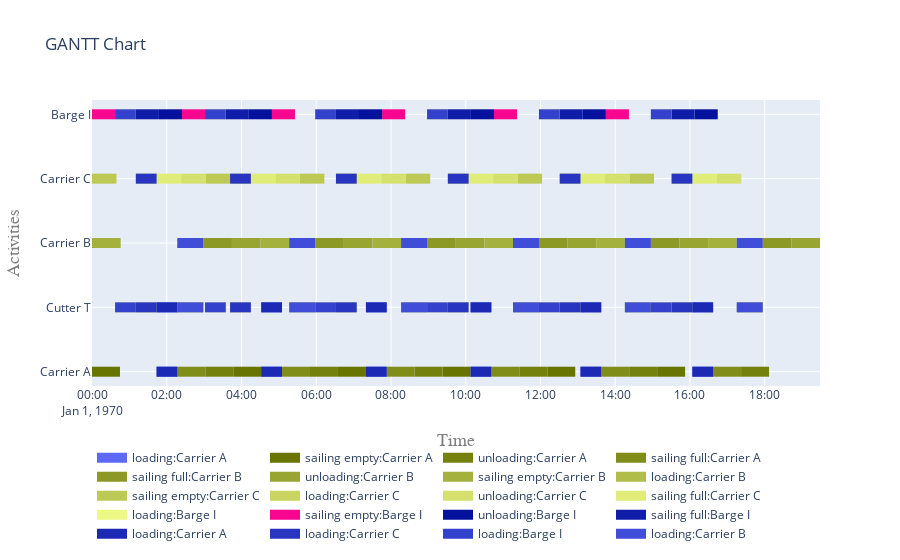

Source (notebook cell):
### Code cell
# activities per vessel

fig = get_gantt_chart(vessels, id_map=activities)

### Figure 1 — Plotly figure (JSON) as saved in the notebook; plotly's stock layout.template omitted (floating-point values rounded to 4 significant figures)
{"data": [{"connectgaps": false, "hoverinfo": "y+name", "line": {"color": "rgb(92,105,244)", "width": 10}, "mode": "lines", "name": "loading:Carrier A", "type": "scatter", "x": ["1970-01-01T01:43:42", "1970-01-01T01:43:42", "1970-01-01T02:17:02", "1970-01-01T02:17:02", "1970-01-01T02:17:02", "1970-01-01T04:31:44", "1970-01-01T04:31:44", "1970-01-01T05:05:04", "1970-01-01T05:05:04", "1970-01-01T05:05:04", "1970-01-01T07:19:46", "1970-01-01T07:19:46", "1970-01-01T07:53:06", "1970-01-01T07:53:06", "1970-01-01T07:53:06", "1970-01-01T10:07:48", "1970-01-01T10:07:48", "1970-01-01T10:41:08", "1970-01-01T10:41:08", "1970-01-01T10:41:08", "1970-01-01T13:04:13", "1970-01-01T13:04:13", "1970-01-01T13:37:33", "1970-01-01T13:37:33", "1970-01-01T13:37:33", "1970-01-01T16:03:50", "1970-01-01T16:03:50", "1970-01-01T16:37:10", "1970-01-01T16:37:10", "1970-01-01T16:37:10", "1970-01-01T01:43:42", "1970-01-01T01:43:42", "1970-01-01T02:17:02", "1970-01-01T02:17:02", "1970-01-01T02:17:02", "1970-01-01T04:31:44", "1970-01-01T04:31:44", "1970-01-01T05:05:04", "1970-01-01T05:05:04", "1970-01-01T05:05:04", "1970-01-01T07:19:46", "1970-01-01T07:19:46", "1970-01-01T07:53:06", "1970-01-01T07:53:06", "1970-01-01T07:53:06", "1970-01-01T10:07:48", "1970-01-01T10:07:48", "1970-01-01T10:41:08", "1970-01-01T10:41:08", "1970-01-01T10:41:08", "1970-01-01T13:04:13", "1970-01-01T13:04:13", "1970-01-01T13:37:33", "1970-01-01T13:37:33", "1970-01-01T13:37:33", "1970-01-01T16:03:50", "1970-01-01T16:03:50", "1970-01-01T16:37:10", "1970-01-01T16:37:10", "1970-01-01T16:37:10"], "y": ["Carrier A", "Carrier A", "Carrier A", "Carrier A", null, "Carrier A", "Carrier A", "Carrier A", "Carrier A", null, "Carrier A", "Carrier A", "Carrier A", "Carrier A", null, "Carrier A", "Carrier A", "Carrier A", "Carrier A", null, "Carrier A", "Carrier A", "Carrier A", "Carrier A", null, "Carrier A", "Carrier A", "Carrier A", "Carrier A", null, "Cutter T", "Cutter T", "Cutter T", "Cutter T", null, "Cutter T", "Cutter T", "Cutter T", "Cutter T", null, "Cutter T", "Cutter T", "Cutter T", "Cutter T", null, "Cutter T", "Cutter T", "Cutter T", "Cutter T", null, "Cutter T", "Cutter T", "Cutter T", "Cutter T", null, "Cutter T", "Cutter T", "Cutter T", "Cutter T", null]}, {"connectgaps": false, "hoverinfo": "y+name", "line": {"color": "rgb(104,117,0)", "width": 10}, "mode": "lines", "name": "sailing empty:Carrier A", "type": "scatter", "x": ["1970-01-01T00:00:00", "1970-01-01T00:00:00", "1970-01-01T00:44:54", "1970-01-01T00:44:54", "1970-01-01T00:44:54", "1970-01-01T03:46:50", "1970-01-01T03:46:50", "1970-01-01T04:31:44", "1970-01-01T04:31:44", "1970-01-01T04:31:44", "1970-01-01T06:34:52", "1970-01-01T06:34:52", "1970-01-01T07:19:46", "1970-01-01T07:19:46", "1970-01-01T07:19:46", "1970-01-01T09:22:54", "1970-01-01T09:22:54", "1970-01-01T10:07:48", "1970-01-01T10:07:48", "1970-01-01T10:07:48", "1970-01-01T12:10:56", "1970-01-01T12:10:56", "1970-01-01T12:55:50", "1970-01-01T12:55:50", "1970-01-01T12:55:50", "1970-01-01T15:07:21", "1970-01-01T15:07:21", "1970-01-01T15:52:15", "1970-01-01T15:52:15", "1970-01-01T15:52:15"], "y": ["Carrier A", "Carrier A", "Carrier A", "Carrier A", null, "Carrier A", "Carrier A", "Carrier A", "Carrier A", null, "Carrier A", "Carrier A", "Carrier A", "Carrier A", null, "Carrier A", "Carrier A", "Carrier A", "Carrier A", null, "Carrier A", "Carrier A", "Carrier A", "Carrier A", null, "Carrier A", "Carrier A", "Carrier A", "Carrier A", null]}, {"connectgaps": false, "hoverinfo": "y+name", "line": {"color": "rgb(116,129,12)", "width": 10}, "mode": "lines", "name": "unloading:Carrier A", "type": "scatter", "x": ["1970-01-01T03:01:56", "1970-01-01T03:01:56", "1970-01-01T03:46:50", "1970-01-01T03:46:50", "1970-01-01T03:46:50", "1970-01-01T05:49:58", "1970-01-01T05:49:58", "1970-01-01T06:34:52", "1970-01-01T06:34:52", "1970-01-01T06:34:52", "1970-01-01T08:38:00", "1970-01-01T08:38:00", "1970-01-01T09:22:54", "1970-01-01T09:22:54", "1970-01-01T09:22:54", "1970-01-01T11:26:02", "1970-01-01T11:26:02", "1970-01-01T12:10:56", "1970-01-01T12:10:56", "1970-01-01T12:10:56", "1970-01-01T14:22:27", "1970-01-01T14:22:27", "1970-01-01T15:07:21", "1970-01-01T15:07:21", "1970-01-01T15:07:21", "1970-01-01T17:22:04", "1970-01-01T17:22:04", "1970-01-01T18:06:58", "1970-01-01T18:06:58", "1970-01-01T18:06:58"], "y": ["Carrier A", "Carrier A", "Carrier A", "Carrier A", null, "Carrier A", "Carrier A", "Carrier A", "Carrier A", null, "Carrier A", "Carrier A", "Carrier A", "Carrier A", null, "Carrier A", "Carrier A", "Carrier A", "Carrier A", null, "Carrier A", "Carrier A", "Carrier A", "Carrier A", null, "Carrier A", "Carrier A", "Carrier A", "Carrier A", null]}, {"connectgaps": false, "hoverinfo": "y+name", "line": {"color": "rgb(128,141,24)", "width": 10}, "mode": "lines", "name": "sailing full:Carrier A", "type": "scatter", "x": ["1970-01-01T02:17:02", "1970-01-01T02:17:02", "1970-01-01T03:01:56", "1970-01-01T03:01:56", "1970-01-01T03:01:56", "1970-01-01T05:05:04", "1970-01-01T05:05:04", "1970-01-01T05:49:58", "1970-01-01T05:49:58", "1970-01-01T05:49:58", "1970-01-01T07:53:06", "1970-01-01T07:53:06", "1970-01-01T08:38:00", "1970-01-01T08:38:00", "1970-01-01T08:38:00", "1970-01-01T10:41:08", "1970-01-01T10:41:08", "1970-01-01T11:26:02", "1970-01-01T11:26:02", "1970-01-01T11:26:02", "1970-01-01T13:37:33", "1970-01-01T13:37:33", "1970-01-01T14:22:27", "1970-01-01T14:22:27", "1970-01-01T14:22:27", "1970-01-01T16:37:10", "1970-01-01T16:37:10", "1970-01-01T17:22:04", "1970-01-01T17:22:04", "1970-01-01T17:22:04"], "y": ["Carrier A", "Carrier A", "Carrier A", "Carrier A", null, "Carrier A", "Carrier A", "Carrier A", "Carrier A", null, "Carrier A", "Carrier A", "Carrier A", "Carrier A", null, "Carrier A", "Carrier A", "Carrier A", "Carrier A", null, "Carrier A", "Carrier A", "Carrier A", "Carrier A", null, "Carrier A", "Carrier A", "Carrier A", "Carrier A", null]}, {"connectgaps": false, "hoverinfo": "y+name", "line": {"color": "rgb(140,153,36)", "width": 10}, "mode": "lines", "name": "sailing full:Carrier B", "type": "scatter", "x": ["1970-01-01T02:58:42", "1970-01-01T02:58:42", "1970-01-01T03:44:41", "1970-01-01T03:44:41", "1970-01-01T03:44:41", "1970-01-01T05:58:19", "1970-01-01T05:58:19", "1970-01-01T06:44:18", "1970-01-01T06:44:18", "1970-01-01T06:44:18", "1970-01-01T08:57:56", "1970-01-01T08:57:56", "1970-01-01T09:43:55", "1970-01-01T09:43:55", "1970-01-01T09:43:55", "1970-01-01T11:57:33", "1970-01-01T11:57:33", "1970-01-01T12:43:32", "1970-01-01T12:43:32", "1970-01-01T12:43:32", "1970-01-01T14:57:10", "1970-01-01T14:57:10", "1970-01-01T15:43:09", "1970-01-01T15:43:09", "1970-01-01T15:43:09", "1970-01-01T17:56:47", "1970-01-01T17:56:47", "1970-01-01T18:42:46", "1970-01-01T18:42:46", "1970-01-01T18:42:46"], "y": ["Carrier B", "Carrier B", "Carrier B", "Carrier B", null, "Carrier B", "Carrier B", "Carrier B", "Carrier B", null, "Carrier B", "Carrier B", "Carrier B", "Carrier B", null, "Carrier B", "Carrier B", "Carrier B", "Carrier B", null, "Carrier B", "Carrier B", "Carrier B", "Carrier B", null, "Carrier B", "Carrier B", "Carrier B", "Carrier B", null]}, {"connectgaps": false, "hoverinfo": "y+name", "line": {"color": "rgb(152,165,48)", "width": 10}, "mode": "lines", "name": "unloading:Carrier B", "type": "scatter", "x": ["1970-01-01T03:44:41", "1970-01-01T03:44:41", "1970-01-01T04:30:40", "1970-01-01T04:30:40", "1970-01-01T04:30:40", "1970-01-01T06:44:18", "1970-01-01T06:44:18", "1970-01-01T07:30:17", "1970-01-01T07:30:17", "1970-01-01T07:30:17", "1970-01-01T09:43:55", "1970-01-01T09:43:55", "1970-01-01T10:29:54", "1970-01-01T10:29:54", "1970-01-01T10:29:54", "1970-01-01T12:43:32", "1970-01-01T12:43:32", "1970-01-01T13:29:31", "1970-01-01T13:29:31", "1970-01-01T13:29:31", "1970-01-01T15:43:09", "1970-01-01T15:43:09", "1970-01-01T16:29:08", "1970-01-01T16:29:08", "1970-01-01T16:29:08", "1970-01-01T18:42:46", "1970-01-01T18:42:46", "1970-01-01T19:28:45", "1970-01-01T19:28:45", "1970-01-01T19:28:45"], "y": ["Carrier B", "Carrier B", "Carrier B", "Carrier B", null, "Carrier B", "Carrier B", "Carrier B", "Carrier B", null, "Carrier B", "Carrier B", "Carrier B", "Carrier B", null, "Carrier B", "Carrier B", "Carrier B", "Carrier B", null, "Carrier B", "Carrier B", "Carrier B", "Carrier B", null, "Carrier B", "Carrier B", "Carrier B", "Carrier B", null]}, {"connectgaps": false, "hoverinfo": "y+name", "line": {"color": "rgb(164,177,60)", "width": 10}, "mode": "lines", "name": "sailing empty:Carrier B", "type": "scatter", "x": ["1970-01-01T00:00:00", "1970-01-01T00:00:00", "1970-01-01T00:45:59", "1970-01-01T00:45:59", "1970-01-01T00:45:59", "1970-01-01T04:30:40", "1970-01-01T04:30:40", "1970-01-01T05:16:39", "1970-01-01T05:16:39", "1970-01-01T05:16:39", "1970-01-01T07:30:17", "1970-01-01T07:30:17", "1970-01-01T08:16:16", "1970-01-01T08:16:16", "1970-01-01T08:16:16", "1970-01-01T10:29:54", "1970-01-01T10:29:54", "1970-01-01T11:15:53", "1970-01-01T11:15:53", "1970-01-01T11:15:53", "1970-01-01T13:29:31", "1970-01-01T13:29:31", "1970-01-01T14:15:30", "1970-01-01T14:15:30", "1970-01-01T14:15:30", "1970-01-01T16:29:08", "1970-01-01T16:29:08", "1970-01-01T17:15:07", "1970-01-01T17:15:07", "1970-01-01T17:15:07"], "y": ["Carrier B", "Carrier B", "Carrier B", "Carrier B", null, "Carrier B", "Carrier B", "Carrier B", "Carrier B", null, "Carrier B", "Carrier B", "Carrier B", "Carrier B", null, "Carrier B", "Carrier B", "Carrier B", "Carrier B", null, "Carrier B", "Carrier B", "Carrier B", "Carrier B", null, "Carrier B", "Carrier B", "Carrier B", "Carrier B", null]}, {"connectgaps": false, "hoverinfo": "y+name", "line": {"color": "rgb(176,189,72)", "width": 10}, "mode": "lines", "name": "loading:Carrier B", "type": "scatter", "x": ["1970-01-01T02:17:02", "1970-01-01T02:17:02", "1970-01-01T02:58:42", "1970-01-01T02:58:42", "1970-01-01T02:58:42", "1970-01-01T05:16:39", "1970-01-01T05:16:39", "1970-01-01T05:58:19", "1970-01-01T05:58:19", "1970-01-01T05:58:19", "1970-01-01T08:16:16", "1970-01-01T08:16:16", "1970-01-01T08:57:56", "1970-01-01T08:57:56", "1970-01-01T08:57:56", "1970-01-01T11:15:53", "1970-01-01T11:15:53", "1970-01-01T11:57:33", "1970-01-01T11:57:33", "1970-01-01T11:57:33", "1970-01-01T14:15:30", "1970-01-01T14:15:30", "1970-01-01T14:57:10", "1970-01-01T14:57:10", "1970-01-01T14:57:10", "1970-01-01T17:15:07", "1970-01-01T17:15:07", "1970-01-01T17:56:47", "1970-01-01T17:56:47", "1970-01-01T17:56:47", "1970-01-01T02:17:02", "1970-01-01T02:17:02", "1970-01-01T02:58:42", "1970-01-01T02:58:42", "1970-01-01T02:58:42", "1970-01-01T05:16:39", "1970-01-01T05:16:39", "1970-01-01T05:58:19", "1970-01-01T05:58:19", "1970-01-01T05:58:19", "1970-01-01T08:16:16", "1970-01-01T08:16:16", "1970-01-01T08:57:56", "1970-01-01T08:57:56", "1970-01-01T08:57:56", "1970-01-01T11:15:53", "1970-01-01T11:15:53", "1970-01-01T11:57:33", "1970-01-01T11:57:33", "1970-01-01T11:57:33", "1970-01-01T14:15:30", "1970-01-01T14:15:30", "1970-01-01T14:57:10", "1970-01-01T14:57:10", "1970-01-01T14:57:10", "1970-01-01T17:15:07", "1970-01-01T17:15:07", "1970-01-01T17:56:47", "1970-01-01T17:56:47", "1970-01-01T17:56:47"], "y": ["Carrier B", "Carrier B", "Carrier B", "Carrier B", null, "Carrier B", "Carrier B", "Carrier B", "Carrier B", null, "Carrier B", "Carrier B", "Carrier B", "Carrier B", null, "Carrier B", "Carrier B", "Carrier B", "Carrier B", null, "Carrier B", "Carrier B", "Carrier B", "Carrier B", null, "Carrier B", "Carrier B", "Carrier B", "Carrier B", null, "Cutter T", "Cutter T", "Cutter T", "Cutter T", null, "Cutter T", "Cutter T", "Cutter T", "Cutter T", null, "Cutter T", "Cutter T", "Cutter T", "Cutter T", null, "Cutter T", "Cutter T", "Cutter T", "Cutter T", null, "Cutter T", "Cutter T", "Cutter T", "Cutter T", null, "Cutter T", "Cutter T", "Cutter T", "Cutter T", null]}, {"connectgaps": false, "hoverinfo": "y+name", "line": {"color": "rgb(188,201,84)", "width": 10}, "mode": "lines", "name": "sailing empty:Carrier C", "type": "scatter", "x": ["1970-01-01T00:00:00", "1970-01-01T00:00:00", "1970-01-01T00:39:20", "1970-01-01T00:39:20", "1970-01-01T00:39:20", "1970-01-01T03:02:22", "1970-01-01T03:02:22", "1970-01-01T03:41:42", "1970-01-01T03:41:42", "1970-01-01T03:41:42", "1970-01-01T05:33:42", "1970-01-01T05:33:42", "1970-01-01T06:13:02", "1970-01-01T06:13:02", "1970-01-01T06:13:02", "1970-01-01T08:23:39", "1970-01-01T08:23:39", "1970-01-01T09:02:59", "1970-01-01T09:02:59", "1970-01-01T09:02:59", "1970-01-01T11:23:16", "1970-01-01T11:23:16", "1970-01-01T12:02:36", "1970-01-01T12:02:36", "1970-01-01T12:02:36", "1970-01-01T14:22:53", "1970-01-01T14:22:53", "1970-01-01T15:02:13", "1970-01-01T15:02:13", "1970-01-01T15:02:13"], "y": ["Carrier C", "Carrier C", "Carrier C", "Carrier C", null, "Carrier C", "Carrier C", "Carrier C", "Carrier C", null, "Carrier C", "Carrier C", "Carrier C", "Carrier C", null, "Carrier C", "Carrier C", "Carrier C", "Carrier C", null, "Carrier C", "Carrier C", "Carrier C", "Carrier C", null, "Carrier C", "Carrier C", "Carrier C", "Carrier C", null]}, {"connectgaps": false, "hoverinfo": "y+name", "line": {"color": "rgb(200,213,96)", "width": 10}, "mode": "lines", "name": "loading:Carrier C", "type": "scatter", "x": ["1970-01-01T01:10:22", "1970-01-01T01:10:22", "1970-01-01T01:43:42", "1970-01-01T01:43:42", "1970-01-01T01:43:42", "1970-01-01T03:41:42", "1970-01-01T03:41:42", "1970-01-01T04:15:02", "1970-01-01T04:15:02", "1970-01-01T04:15:02", "1970-01-01T06:31:39", "1970-01-01T06:31:39", "1970-01-01T07:04:59", "1970-01-01T07:04:59", "1970-01-01T07:04:59", "1970-01-01T09:31:16", "1970-01-01T09:31:16", "1970-01-01T10:04:36", "1970-01-01T10:04:36", "1970-01-01T10:04:36", "1970-01-01T12:30:53", "1970-01-01T12:30:53", "1970-01-01T13:04:13", "1970-01-01T13:04:13", "1970-01-01T13:04:13", "1970-01-01T15:30:30", "1970-01-01T15:30:30", "1970-01-01T16:03:50", "1970-01-01T16:03:50", "1970-01-01T16:03:50", "1970-01-01T01:10:22", "1970-01-01T01:10:22", "1970-01-01T01:43:42", "1970-01-01T01:43:42", "1970-01-01T01:43:42", "1970-01-01T03:41:42", "1970-01-01T03:41:42", "1970-01-01T04:15:02", "1970-01-01T04:15:02", "1970-01-01T04:15:02", "1970-01-01T06:31:39", "1970-01-01T06:31:39", "1970-01-01T07:04:59", "1970-01-01T07:04:59", "1970-01-01T07:04:59", "1970-01-01T09:31:16", "1970-01-01T09:31:16", "1970-01-01T10:04:36", "1970-01-01T10:04:36", "1970-01-01T10:04:36", "1970-01-01T12:30:53", "1970-01-01T12:30:53", "1970-01-01T13:04:13", "1970-01-01T13:04:13", "1970-01-01T13:04:13", "1970-01-01T15:30:30", "1970-01-01T15:30:30", "1970-01-01T16:03:50", "1970-01-01T16:03:50", "1970-01-01T16:03:50"], "y": ["Carrier C", "Carrier C", "Carrier C", "Carrier C", null, "Carrier C", "Carrier C", "Carrier C", "Carrier C", null, "Carrier C", "Carrier C", "Carrier C", "Carrier C", null, "Carrier C", "Carrier C", "Carrier C", "Carrier C", null, "Carrier C", "Carrier C", "Carrier C", "Carrier C", null, "Carrier C", "Carrier C", "Carrier C", "Carrier C", null, "Cutter T", "Cutter T", "Cutter T", "Cutter T", null, "Cutter T", "Cutter T", "Cutter T", "Cutter T", null, "Cutter T", "Cutter T", "Cutter T", "Cutter T", null, "Cutter T", "Cutter T", "Cutter T", "Cutter T", null, "Cutter T", "Cutter T", "Cutter T", "Cutter T", null, "Cutter T", "Cutter T", "Cutter T", "Cutter T", null]}, {"connectgaps": false, "hoverinfo": "y+name", "line": {"color": "rgb(212,225,108)", "width": 10}, "mode": "lines", "name": "unloading:Carrier C", "type": "scatter", "x": ["1970-01-01T02:23:02", "1970-01-01T02:23:02", "1970-01-01T03:02:22", "1970-01-01T03:02:22", "1970-01-01T03:02:22", "1970-01-01T04:54:22", "1970-01-01T04:54:22", "1970-01-01T05:33:42", "1970-01-01T05:33:42", "1970-01-01T05:33:42", "1970-01-01T07:44:19", "1970-01-01T07:44:19", "1970-01-01T08:23:39", "1970-01-01T08:23:39", "1970-01-01T08:23:39", "1970-01-01T10:43:56", "1970-01-01T10:43:56", "1970-01-01T11:23:16", "1970-01-01T11:23:16", "1970-01-01T11:23:16", "1970-01-01T13:43:33", "1970-01-01T13:43:33", "1970-01-01T14:22:53", "1970-01-01T14:22:53", "1970-01-01T14:22:53", "1970-01-01T16:43:10", "1970-01-01T16:43:10", "1970-01-01T17:22:30", "1970-01-01T17:22:30", "1970-01-01T17:22:30"], "y": ["Carrier C", "Carrier C", "Carrier C", "Carrier C", null, "Carrier C", "Carrier C", "Carrier C", "Carrier C", null, "Carrier C", "Carrier C", "Carrier C", "Carrier C", null, "Carrier C", "Carrier C", "Carrier C", "Carrier C", null, "Carrier C", "Carrier C", "Carrier C", "Carrier C", null, "Carrier C", "Carrier C", "Carrier C", "Carrier C", null]}, {"connectgaps": false, "hoverinfo": "y+name", "line": {"color": "rgb(224,237,120)", "width": 10}, "mode": "lines", "name": "sailing full:Carrier C", "type": "scatter", "x": ["1970-01-01T01:43:42", "1970-01-01T01:43:42", "1970-01-01T02:23:02", "1970-01-01T02:23:02", "1970-01-01T02:23:02", "1970-01-01T04:15:02", "1970-01-01T04:15:02", "1970-01-01T04:54:22", "1970-01-01T04:54:22", "1970-01-01T04:54:22", "1970-01-01T07:04:59", "1970-01-01T07:04:59", "1970-01-01T07:44:19", "1970-01-01T07:44:19", "1970-01-01T07:44:19", "1970-01-01T10:04:36", "1970-01-01T10:04:36", "1970-01-01T10:43:56", "1970-01-01T10:43:56", "1970-01-01T10:43:56", "1970-01-01T13:04:13", "1970-01-01T13:04:13", "1970-01-01T13:43:33", "1970-01-01T13:43:33", "1970-01-01T13:43:33", "1970-01-01T16:03:50", "1970-01-01T16:03:50", "1970-01-01T16:43:10", "1970-01-01T16:43:10", "1970-01-01T16:43:10"], "y": ["Carrier C", "Carrier C", "Carrier C", "Carrier C", null, "Carrier C", "Carrier C", "Carrier C", "Carrier C", null, "Carrier C", "Carrier C", "Carrier C", "Carrier C", null, "Carrier C", "Carrier C", "Carrier C", "Carrier C", null, "Carrier C", "Carrier C", "Carrier C", "Carrier C", null, "Carrier C", "Carrier C", "Carrier C", "Carrier C", null]}, {"connectgaps": false, "hoverinfo": "y+name", "line": {"color": "rgb(236,249,132)", "width": 10}, "mode": "lines", "name": "loading:Barge I", "type": "scatter", "x": ["1970-01-01T00:37:02", "1970-01-01T00:37:02", "1970-01-01T01:10:22", "1970-01-01T01:10:22", "1970-01-01T01:10:22", "1970-01-01T03:01:28", "1970-01-01T03:01:28", "1970-01-01T03:34:48", "1970-01-01T03:34:48", "1970-01-01T03:34:48", "1970-01-01T05:58:19", "1970-01-01T05:58:19", "1970-01-01T06:31:39", "1970-01-01T06:31:39", "1970-01-01T06:31:39", "1970-01-01T08:57:56", "1970-01-01T08:57:56", "1970-01-01T09:31:16", "1970-01-01T09:31:16", "1970-01-01T09:31:16", "1970-01-01T11:57:33", "1970-01-01T11:57:33", "1970-01-01T12:30:53", "1970-01-01T12:30:53", "1970-01-01T12:30:53", "1970-01-01T14:57:10", "1970-01-01T14:57:10", "1970-01-01T15:30:30", "1970-01-01T15:30:30", "1970-01-01T15:30:30", "1970-01-01T00:37:02", "1970-01-01T00:37:02", "1970-01-01T01:10:22", "1970-01-01T01:10:22", "1970-01-01T01:10:22", "1970-01-01T03:01:28", "1970-01-01T03:01:28", "1970-01-01T03:34:48", "1970-01-01T03:34:48", "1970-01-01T03:34:48", "1970-01-01T05:58:19", "1970-01-01T05:58:19", "1970-01-01T06:31:39", "1970-01-01T06:31:39", "1970-01-01T06:31:39", "1970-01-01T08:57:56", "1970-01-01T08:57:56", "1970-01-01T09:31:16", "1970-01-01T09:31:16", "1970-01-01T09:31:16", "1970-01-01T11:57:33", "1970-01-01T11:57:33", "1970-01-01T12:30:53", "1970-01-01T12:30:53", "1970-01-01T12:30:53", "1970-01-01T14:57:10", "1970-01-01T14:57:10", "1970-01-01T15:30:30", "1970-01-01T15:30:30", "1970-01-01T15:30:30"], "y": ["Barge I", "Barge I", "Barge I", "Barge I", null, "Barge I", "Barge I", "Barge I", "Barge I", null, "Barge I", "Barge I", "Barge I", "Barge I", null, "Barge I", "Barge I", "Barge I", "Barge I", null, "Barge I", "Barge I", "Barge I", "Barge I", null, "Barge I", "Barge I", "Barge I", "Barge I", null, "Cutter T", "Cutter T", "Cutter T", "Cutter T", null, "Cutter T", "Cutter T", "Cutter T", "Cutter T", null, "Cutter T", "Cutter T", "Cutter T", "Cutter T", null, "Cutter T", "Cutter T", "Cutter T", "Cutter T", null, "Cutter T", "Cutter T", "Cutter T", "Cutter T", null, "Cutter T", "Cutter T", "Cutter T", "Cutter T", null]}, {"connectgaps": false, "hoverinfo": "y+name", "line": {"color": "rgb(248,5,144)", "width": 10}, "mode": "lines", "name": "sailing empty:Barge I", "type": "scatter", "x": ["1970-01-01T00:00:00", "1970-01-01T00:00:00", "1970-01-01T00:37:02", "1970-01-01T00:37:02", "1970-01-01T00:37:02", "1970-01-01T02:24:26", "1970-01-01T02:24:26", "1970-01-01T03:01:28", "1970-01-01T03:01:28", "1970-01-01T03:01:28", "1970-01-01T04:48:52", "1970-01-01T04:48:52", "1970-01-01T05:25:54", "1970-01-01T05:25:54", "1970-01-01T05:25:54", "1970-01-01T07:45:43", "1970-01-01T07:45:43", "1970-01-01T08:22:45", "1970-01-01T08:22:45", "1970-01-01T08:22:45", "1970-01-01T10:45:20", "1970-01-01T10:45:20", "1970-01-01T11:22:22", "1970-01-01T11:22:22", "1970-01-01T11:22:22", "1970-01-01T13:44:57", "1970-01-01T13:44:57", "1970-01-01T14:21:59", "1970-01-01T14:21:59", "1970-01-01T14:21:59"], "y": ["Barge I", "Barge I", "Barge I", "Barge I", null, "Barge I", "Barge I", "Barge I", "Barge I", null, "Barge I", "Barge I", "Barge I", "Barge I", null, "Barge I", "Barge I", "Barge I", "Barge I", null, "Barge I", "Barge I", "Barge I", "Barge I", null, "Barge I", "Barge I", "Barge I", "Barge I", null]}, {"connectgaps": false, "hoverinfo": "y+name", "line": {"color": "rgb(4,17,156)", "width": 10}, "mode": "lines", "name": "unloading:Barge I", "type": "scatter", "x": ["1970-01-01T01:47:24", "1970-01-01T01:47:24", "1970-01-01T02:24:26", "1970-01-01T02:24:26", "1970-01-01T02:24:26", "1970-01-01T04:11:50", "1970-01-01T04:11:50", "1970-01-01T04:48:52", "1970-01-01T04:48:52", "1970-01-01T04:48:52", "1970-01-01T07:08:41", "1970-01-01T07:08:41", "1970-01-01T07:45:43", "1970-01-01T07:45:43", "1970-01-01T07:45:43", "1970-01-01T10:08:18", "1970-01-01T10:08:18", "1970-01-01T10:45:20", "1970-01-01T10:45:20", "1970-01-01T10:45:20", "1970-01-01T13:07:55", "1970-01-01T13:07:55", "1970-01-01T13:44:57", "1970-01-01T13:44:57", "1970-01-01T13:44:57", "1970-01-01T16:07:32", "1970-01-01T16:07:32", "1970-01-01T16:44:34", "1970-01-01T16:44:34", "1970-01-01T16:44:34"], "y": ["Barge I", "Barge I", "Barge I", "Barge I", null, "Barge I", "Barge I", "Barge I", "Barge I", null, "Barge I", "Barge I", "Barge I", "Barge I", null, "Barge I", "Barge I", "Barge I", "Barge I", null, "Barge I", "Barge I", "Barge I", "Barge I", null, "Barge I", "Barge I", "Barge I", "Barge I", null]}, {"connectgaps": false, "hoverinfo": "y+name", "line": {"color": "rgb(16,29,168)", "width": 10}, "mode": "lines", "name": "sailing full:Barge I", "type": "scatter", "x": ["1970-01-01T01:10:22", "1970-01-01T01:10:22", "1970-01-01T01:47:24", "1970-01-01T01:47:24", "1970-01-01T01:47:24", "1970-01-01T03:34:48", "1970-01-01T03:34:48", "1970-01-01T04:11:50", "1970-01-01T04:11:50", "1970-01-01T04:11:50", "1970-01-01T06:31:39", "1970-01-01T06:31:39", "1970-01-01T07:08:41", "1970-01-01T07:08:41", "1970-01-01T07:08:41", "1970-01-01T09:31:16", "1970-01-01T09:31:16", "1970-01-01T10:08:18", "1970-01-01T10:08:18", "1970-01-01T10:08:18", "1970-01-01T12:30:53", "1970-01-01T12:30:53", "1970-01-01T13:07:55", "1970-01-01T13:07:55", "1970-01-01T13:07:55", "1970-01-01T15:30:30", "1970-01-01T15:30:30", "1970-01-01T16:07:32", "1970-01-01T16:07:32", "1970-01-01T16:07:32"], "y": ["Barge I", "Barge I", "Barge I", "Barge I", null, "Barge I", "Barge I", "Barge I", "Barge I", null, "Barge I", "Barge I", "Barge I", "Barge I", null, "Barge I", "Barge I", "Barge I", "Barge I", null, "Barge I", "Barge I", "Barge I", "Barge I", null, "Barge I", "Barge I", "Barge I", "Barge I", null]}, {"connectgaps": false, "hoverinfo": "y+name", "line": {"color": "rgb(28,41,180)", "width": 10}, "mode": "lines", "name": "loading:Carrier A", "type": "scatter", "x": ["1970-01-01T01:43:42", "1970-01-01T01:43:42", "1970-01-01T02:17:02", "1970-01-01T02:17:02", "1970-01-01T02:17:02", "1970-01-01T04:31:44", "1970-01-01T04:31:44", "1970-01-01T05:05:04", "1970-01-01T05:05:04", "1970-01-01T05:05:04", "1970-01-01T07:19:46", "1970-01-01T07:19:46", "1970-01-01T07:53:06", "1970-01-01T07:53:06", "1970-01-01T07:53:06", "1970-01-01T10:07:48", "1970-01-01T10:07:48", "1970-01-01T10:41:08", "1970-01-01T10:41:08", "1970-01-01T10:41:08", "1970-01-01T13:04:13", "1970-01-01T13:04:13", "1970-01-01T13:37:33", "1970-01-01T13:37:33", "1970-01-01T13:37:33", "1970-01-01T16:03:50", "1970-01-01T16:03:50", "1970-01-01T16:37:10", "1970-01-01T16:37:10", "1970-01-01T16:37:10", "1970-01-01T01:43:42", "1970-01-01T01:43:42", "1970-01-01T02:17:02", "1970-01-01T02:17:02", "1970-01-01T02:17:02", "1970-01-01T04:31:44", "1970-01-01T04:31:44", "1970-01-01T05:05:04", "1970-01-01T05:05:04", "1970-01-01T05:05:04", "1970-01-01T07:19:46", "1970-01-01T07:19:46", "1970-01-01T07:53:06", "1970-01-01T07:53:06", "1970-01-01T07:53:06", "1970-01-01T10:07:48", "1970-01-01T10:07:48", "1970-01-01T10:41:08", "1970-01-01T10:41:08", "1970-01-01T10:41:08", "1970-01-01T13:04:13", "1970-01-01T13:04:13", "1970-01-01T13:37:33", "1970-01-01T13:37:33", "1970-01-01T13:37:33", "1970-01-01T16:03:50", "1970-01-01T16:03:50", "1970-01-01T16:37:10", "1970-01-01T16:37:10", "1970-01-01T16:37:10"], "y": ["Carrier A", "Carrier A", "Carrier A", "Carrier A", null, "Carrier A", "Carrier A", "Carrier A", "Carrier A", null, "Carrier A", "Carrier A", "Carrier A", "Carrier A", null, "Carrier A", "Carrier A", "Carrier A", "Carrier A", null, "Carrier A", "Carrier A", "Carrier A", "Carrier A", null, "Carrier A", "Carrier A", "Carrier A", "Carrier A", null, "Cutter T", "Cutter T", "Cutter T", "Cutter T", null, "Cutter T", "Cutter T", "Cutter T", "Cutter T", null, "Cutter T", "Cutter T", "Cutter T", "Cutter T", null, "Cutter T", "Cutter T", "Cutter T", "Cutter T", null, "Cutter T", "Cutter T", "Cutter T", "Cutter T", null, "Cutter T", "Cutter T", "Cutter T", "Cutter T", null]}, {"connectgaps": false, "hoverinfo": "y+name", "line": {"color": "rgb(40,53,192)", "width": 10}, "mode": "lines", "name": "loading:Carrier C", "type": "scatter", "x": ["1970-01-01T01:10:22", "1970-01-01T01:10:22", "1970-01-01T01:43:42", "1970-01-01T01:43:42", "1970-01-01T01:43:42", "1970-01-01T03:41:42", "1970-01-01T03:41:42", "1970-01-01T04:15:02", "1970-01-01T04:15:02", "1970-01-01T04:15:02", "1970-01-01T06:31:39", "1970-01-01T06:31:39", "1970-01-01T07:04:59", "1970-01-01T07:04:59", "1970-01-01T07:04:59", "1970-01-01T09:31:16", "1970-01-01T09:31:16", "1970-01-01T10:04:36", "1970-01-01T10:04:36", "1970-01-01T10:04:36", "1970-01-01T12:30:53", "1970-01-01T12:30:53", "1970-01-01T13:04:13", "1970-01-01T13:04:13", "1970-01-01T13:04:13", "1970-01-01T15:30:30", "1970-01-01T15:30:30", "1970-01-01T16:03:50", "1970-01-01T16:03:50", "1970-01-01T16:03:50", "1970-01-01T01:10:22", "1970-01-01T01:10:22", "1970-01-01T01:43:42", "1970-01-01T01:43:42", "1970-01-01T01:43:42", "1970-01-01T03:41:42", "1970-01-01T03:41:42", "1970-01-01T04:15:02", "1970-01-01T04:15:02", "1970-01-01T04:15:02", "1970-01-01T06:31:39", "1970-01-01T06:31:39", "1970-01-01T07:04:59", "1970-01-01T07:04:59", "1970-01-01T07:04:59", "1970-01-01T09:31:16", "1970-01-01T09:31:16", "1970-01-01T10:04:36", "1970-01-01T10:04:36", "1970-01-01T10:04:36", "1970-01-01T12:30:53", "1970-01-01T12:30:53", "1970-01-01T13:04:13", "1970-01-01T13:04:13", "1970-01-01T13:04:13", "1970-01-01T15:30:30", "1970-01-01T15:30:30", "1970-01-01T16:03:50", "1970-01-01T16:03:50", "1970-01-01T16:03:50"], "y": ["Carrier C", "Carrier C", "Carrier C", "Carrier C", null, "Carrier C", "Carrier C", "Carrier C", "Carrier C", null, "Carrier C", "Carrier C", "Carrier C", "Carrier C", null, "Carrier C", "Carrier C", "Carrier C", "Carrier C", null, "Carrier C", "Carrier C", "Carrier C", "Carrier C", null, "Carrier C", "Carrier C", "Carrier C", "Carrier C", null, "Cutter T", "Cutter T", "Cutter T", "Cutter T", null, "Cutter T", "Cutter T", "Cutter T", "Cutter T", null, "Cutter T", "Cutter T", "Cutter T", "Cutter T", null, "Cutter T", "Cutter T", "Cutter T", "Cutter T", null, "Cutter T", "Cutter T", "Cutter T", "Cutter T", null, "Cutter T", "Cutter T", "Cutter T", "Cutter T", null]}, {"connectgaps": false, "hoverinfo": "y+name", "line": {"color": "rgb(52,65,204)", "width": 10}, "mode": "lines", "name": "loading:Barge I", "type": "scatter", "x": ["1970-01-01T00:37:02", "1970-01-01T00:37:02", "1970-01-01T01:10:22", "1970-01-01T01:10:22", "1970-01-01T01:10:22", "1970-01-01T03:01:28", "1970-01-01T03:01:28", "1970-01-01T03:34:48", "1970-01-01T03:34:48", "1970-01-01T03:34:48", "1970-01-01T05:58:19", "1970-01-01T05:58:19", "1970-01-01T06:31:39", "1970-01-01T06:31:39", "1970-01-01T06:31:39", "1970-01-01T08:57:56", "1970-01-01T08:57:56", "1970-01-01T09:31:16", "1970-01-01T09:31:16", "1970-01-01T09:31:16", "1970-01-01T11:57:33", "1970-01-01T11:57:33", "1970-01-01T12:30:53", "1970-01-01T12:30:53", "1970-01-01T12:30:53", "1970-01-01T14:57:10", "1970-01-01T14:57:10", "1970-01-01T15:30:30", "1970-01-01T15:30:30", "1970-01-01T15:30:30", "1970-01-01T00:37:02", "1970-01-01T00:37:02", "1970-01-01T01:10:22", "1970-01-01T01:10:22", "1970-01-01T01:10:22", "1970-01-01T03:01:28", "1970-01-01T03:01:28", "1970-01-01T03:34:48", "1970-01-01T03:34:48", "1970-01-01T03:34:48", "1970-01-01T05:58:19", "1970-01-01T05:58:19", "1970-01-01T06:31:39", "1970-01-01T06:31:39", "1970-01-01T06:31:39", "1970-01-01T08:57:56", "1970-01-01T08:57:56", "1970-01-01T09:31:16", "1970-01-01T09:31:16", "1970-01-01T09:31:16", "1970-01-01T11:57:33", "1970-01-01T11:57:33", "1970-01-01T12:30:53", "1970-01-01T12:30:53", "1970-01-01T12:30:53", "1970-01-01T14:57:10", "1970-01-01T14:57:10", "1970-01-01T15:30:30", "1970-01-01T15:30:30", "1970-01-01T15:30:30"], "y": ["Barge I", "Barge I", "Barge I", "Barge I", null, "Barge I", "Barge I", "Barge I", "Barge I", null, "Barge I", "Barge I", "Barge I", "Barge I", null, "Barge I", "Barge I", "Barge I", "Barge I", null, "Barge I", "Barge I", "Barge I", "Barge I", null, "Barge I", "Barge I", "Barge I", "Barge I", null, "Cutter T", "Cutter T", "Cutter T", "Cutter T", null, "Cutter T", "Cutter T", "Cutter T", "Cutter T", null, "Cutter T", "Cutter T", "Cutter T", "Cutter T", null, "Cutter T", "Cutter T", "Cutter T", "Cutter T", null, "Cutter T", "Cutter T", "Cutter T", "Cutter T", null, "Cutter T", "Cutter T", "Cutter T", "Cutter T", null]}, {"connectgaps": false, "hoverinfo": "y+name", "line": {"color": "rgb(64,77,216)", "width": 10}, "mode": "lines", "name": "loading:Carrier B", "type": "scatter", "x": ["1970-01-01T02:17:02", "1970-01-01T02:17:02", "1970-01-01T02:58:42", "1970-01-01T02:58:42", "1970-01-01T02:58:42", "1970-01-01T05:16:39", "1970-01-01T05:16:39", "1970-01-01T05:58:19", "1970-01-01T05:58:19", "1970-01-01T05:58:19", "1970-01-01T08:16:16", "1970-01-01T08:16:16", "1970-01-01T08:57:56", "1970-01-01T08:57:56", "1970-01-01T08:57:56", "1970-01-01T11:15:53", "1970-01-01T11:15:53", "1970-01-01T11:57:33", "1970-01-01T11:57:33", "1970-01-01T11:57:33", "1970-01-01T14:15:30", "1970-01-01T14:15:30", "1970-01-01T14:57:10", "1970-01-01T14:57:10", "1970-01-01T14:57:10", "1970-01-01T17:15:07", "1970-01-01T17:15:07", "1970-01-01T17:56:47", "1970-01-01T17:56:47", "1970-01-01T17:56:47", "1970-01-01T02:17:02", "1970-01-01T02:17:02", "1970-01-01T02:58:42", "1970-01-01T02:58:42", "1970-01-01T02:58:42", "1970-01-01T05:16:39", "1970-01-01T05:16:39", "1970-01-01T05:58:19", "1970-01-01T05:58:19", "1970-01-01T05:58:19", "1970-01-01T08:16:16", "1970-01-01T08:16:16", "1970-01-01T08:57:56", "1970-01-01T08:57:56", "1970-01-01T08:57:56", "1970-01-01T11:15:53", "1970-01-01T11:15:53", "1970-01-01T11:57:33", "1970-01-01T11:57:33", "1970-01-01T11:57:33", "1970-01-01T14:15:30", "1970-01-01T14:15:30", "1970-01-01T14:57:10", "1970-01-01T14:57:10", "1970-01-01T14:57:10", "1970-01-01T17:15:07", "1970-01-01T17:15:07", "1970-01-01T17:56:47", "1970-01-01T17:56:47", "1970-01-01T17:56:47"], "y": ["Carrier B", "Carrier B", "Carrier B", "Carrier B", null, "Carrier B", "Carrier B", "Carrier B", "Carrier B", null, "Carrier B", "Carrier B", "Carrier B", "Carrier B", null, "Carrier B", "Carrier B", "Carrier B", "Carrier B", null, "Carrier B", "Carrier B", "Carrier B", "Carrier B", null, "Carrier B", "Carrier B", "Carrier B", "Carrier B", null, "Cutter T", "Cutter T", "Cutter T", "Cutter T", null, "Cutter T", "Cutter T", "Cutter T", "Cutter T", null, "Cutter T", "Cutter T", "Cutter T", "Cutter T", null, "Cutter T", "Cutter T", "Cutter T", "Cutter T", null, "Cutter T", "Cutter T", "Cutter T", "Cutter T", null, "Cutter T", "Cutter T", "Cutter T", "Cutter T", null]}], "layout": {"hovermode": "closest", "legend": {"orientation": "h", "x": 0, "y": -0.2}, "title": {"text": "GANTT Chart"}, "xaxis": {"range": ["1970-01-01T00:00:00", "1970-01-01T19:28:45"], "title": {"font": {"color": "#7f7f7f", "family": "Courier New, monospace", "size": 18}, "text": "Time"}}, "yaxis": {"title": {"font": {"color": "#7f7f7f", "family": "Courier New, monospace", "size": 18}, "text": "Activities"}}}}
